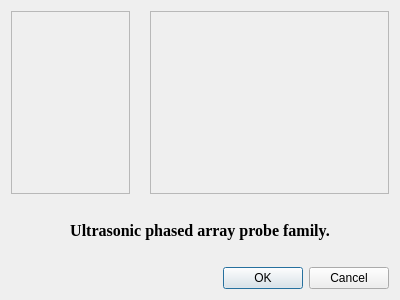
<?xml version="1.0" encoding="UTF-8"?>
<ui version="4.0">
 <class>ProbeDialog</class>
 <widget class="QDialog" name="ProbeDialog">
  <property name="geometry">
   <rect>
    <x>0</x>
    <y>0</y>
    <width>400</width>
    <height>300</height>
   </rect>
  </property>
  <property name="windowTitle">
   <string>Dialog</string>
  </property>
  <layout class="QGridLayout" name="gridLayout">
   <item row="0" column="0">
    <widget class="QWidget" name="widget" native="true">
     <layout class="QGridLayout" name="gridLayout_2" rowstretch="3,1" columnstretch="1,2">
      <property name="leftMargin">
       <number>0</number>
      </property>
      <property name="topMargin">
       <number>0</number>
      </property>
      <property name="rightMargin">
       <number>0</number>
      </property>
      <property name="bottomMargin">
       <number>0</number>
      </property>
      <property name="horizontalSpacing">
       <number>20</number>
      </property>
      <item row="1" column="0" colspan="2">
       <widget class="QWidget" name="widget_2" native="true">
        <layout class="QGridLayout" name="gridLayout_3">
         <property name="leftMargin">
          <number>0</number>
         </property>
         <property name="topMargin">
          <number>0</number>
         </property>
         <property name="rightMargin">
          <number>0</number>
         </property>
         <property name="bottomMargin">
          <number>0</number>
         </property>
         <property name="spacing">
          <number>0</number>
         </property>
         <item row="0" column="0">
          <widget class="QLabel" name="label">
           <property name="font">
            <font>
             <family>Times New Roman</family>
             <pointsize>12</pointsize>
             <weight>75</weight>
             <bold>true</bold>
            </font>
           </property>
           <property name="text">
            <string>Ultrasonic phased array probe family.</string>
           </property>
           <property name="alignment">
            <set>Qt::AlignCenter</set>
           </property>
          </widget>
         </item>
        </layout>
       </widget>
      </item>
      <item row="0" column="0">
       <widget class="QScrollArea" name="scrollArea_1">
        <property name="widgetResizable">
         <bool>true</bool>
        </property>
        <widget class="QWidget" name="scrollAreaWidgetContents">
         <property name="geometry">
          <rect>
           <x>0</x>
           <y>0</y>
           <width>119</width>
           <height>183</height>
          </rect>
         </property>
        </widget>
       </widget>
      </item>
      <item row="0" column="1">
       <widget class="QScrollArea" name="scrollArea_2">
        <property name="widgetResizable">
         <bool>true</bool>
        </property>
        <widget class="QWidget" name="scrollAreaWidgetContents_2">
         <property name="geometry">
          <rect>
           <x>0</x>
           <y>0</y>
           <width>239</width>
           <height>183</height>
          </rect>
         </property>
        </widget>
       </widget>
      </item>
     </layout>
    </widget>
   </item>
   <item row="2" column="0">
    <widget class="QDialogButtonBox" name="buttonBox">
     <property name="orientation">
      <enum>Qt::Horizontal</enum>
     </property>
     <property name="standardButtons">
      <set>QDialogButtonBox::Cancel|QDialogButtonBox::Ok</set>
     </property>
    </widget>
   </item>
  </layout>
 </widget>
 <resources/>
 <connections>
  <connection>
   <sender>buttonBox</sender>
   <signal>accepted()</signal>
   <receiver>ProbeDialog</receiver>
   <slot>accept()</slot>
   <hints>
    <hint type="sourcelabel">
     <x>248</x>
     <y>254</y>
    </hint>
    <hint type="destinationlabel">
     <x>157</x>
     <y>274</y>
    </hint>
   </hints>
  </connection>
  <connection>
   <sender>buttonBox</sender>
   <signal>rejected()</signal>
   <receiver>ProbeDialog</receiver>
   <slot>reject()</slot>
   <hints>
    <hint type="sourcelabel">
     <x>316</x>
     <y>260</y>
    </hint>
    <hint type="destinationlabel">
     <x>286</x>
     <y>274</y>
    </hint>
   </hints>
  </connection>
 </connections>
</ui>
